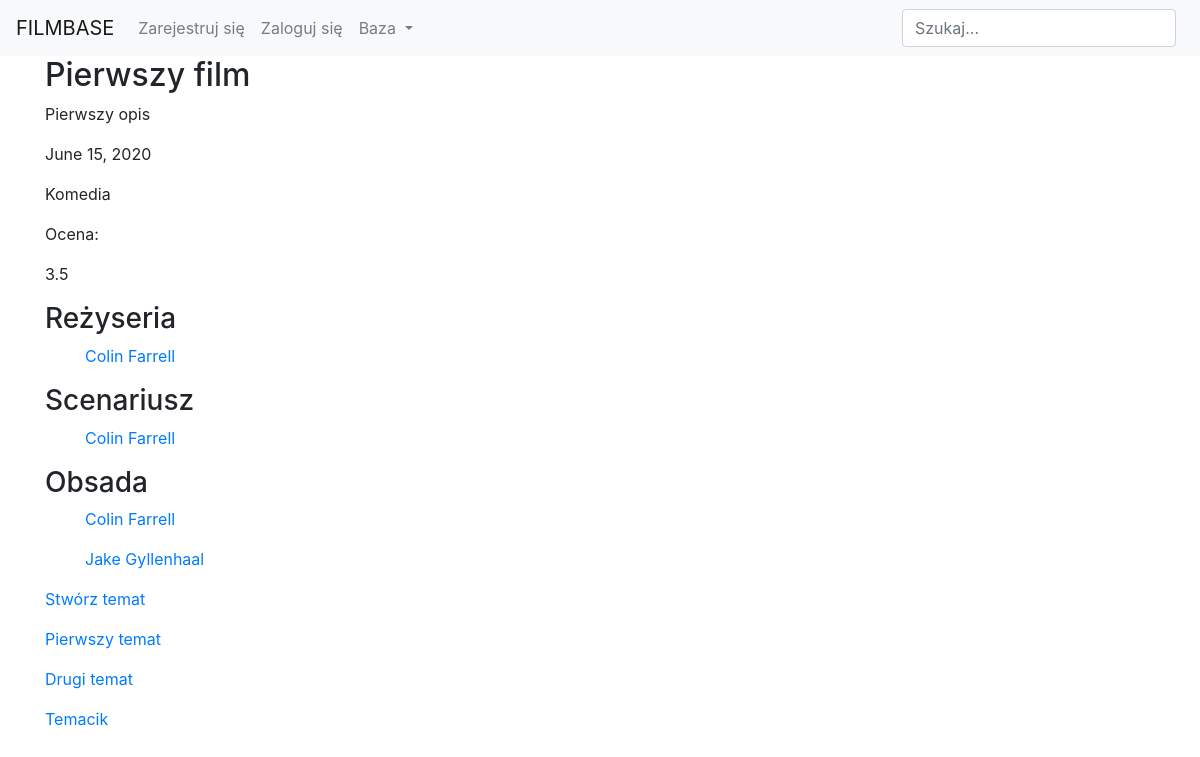
Page /base/movie/pierwszy-film/ on the committed database.
### main/models.py (models this page shows, shortened)
class Movie(models.Model):
    title = models.CharField(null=False, blank=False, max_length=100, verbose_name='Tytuł')
    description = models.CharField(null=False, blank=False, max_length=400, verbose_name='Opis')
    date_of_realease = models.DateField(null=False, blank=False, verbose_name='Data premiery')
    kind = models.CharField(null=False, blank=False, max_length=100, verbose_name='Gatunek')
    actors = models.ManyToManyField(Person, related_name='Starred_in')
    directors = models.ManyToManyField(Person, related_name='Directed')
    scenarists = models.ManyToManyField(Person, related_name='Wrote_the_script')
    slug = models.SlugField(null=True, blank=True)
    is_accepted = models.BooleanField(default=False)
    def get_average(self):
        rates = self.rate_set.all().values_list('choice', flat=True)
        if rates:
            average = (sum(rates))/len(rates)
            return average
        return "Brak oceny"

class Person(models.Model):
    full_name = models.CharField(null=False, blank=False, max_length=100)
    date_of_birth = models.DateField(null=False, blank=False)
    slug = models.SlugField(null=True, blank=True)
    avatar = models.ImageField(default='default.jpg', null=True, blank=True)
    is_accepted = models.BooleanField(default=False)
    def __str__(self):
        return f"{self.full_name}"

### comments/models.py (models this page shows, shortened)
class Topic(models.Model):
    title = models.CharField(verbose_name='Tytuł', null=False, blank=False, max_length=250)
    content = models.TextField(verbose_name='Treść', null=False, blank=False, max_length=500)
    person = models.ForeignKey(Person, on_delete=models.CASCADE, null=True, blank=True)
    movie = models.ForeignKey(Movie, on_delete=models.CASCADE, null=True, blank=True)
    author = models.ForeignKey(User, on_delete=models.CASCADE)
    slug = models.SlugField(unique=True, null=True, blank=True)

### main/views.py (the view, shortened to what this page needs)
# urls.py: path('movie/<slug:slug>/', MovieDetailView.as_view(), name='detail_movie'),
class MovieDetailView(FormMixin, DetailView):
    model = Movie
    template_name = 'main/detail_movie.html'
    context_object_name = 'movie'
    form_class = RateForm
    def get_context_data(self, **kwargs):
        context = super(MovieDetailView, self).get_context_data(**kwargs)
        if self.request.user.is_authenticated and Rate.objects.filter(movie=self.object, sender=self.request.user).exists():
            context['form'] = RateForm(
            initial={
            'movie': self.object,
            'choice': Rate.objects.filter(movie=self.object, sender=self.request.user).first().choice
            })
        return context

### main/forms.py
class RateForm(forms.ModelForm):
    class Meta:
        model = Rate
        fields = ('choice',)

### main/templates/main/detail_movie.html (shortened to what this page needs)
{% extends 'users/base.html' %}
{% block content %}
    <h2>{{ movie.title }}</h2>
    <p>{{ movie.description }}</p>
    <p>{{ movie.date_of_realease }}</p>
    <p>{{ movie.kind }}</p>
    <p>Ocena:<div id="average">{{ movie.get_average }}</div></p>
    <h3>Reżyseria</h3>
    {% for director in movie.directors.all %}
        <a href="{% url 'detail_person' slug=director.slug %}"><ul>{{ director }}</ul></a>
    {% endfor %}
    <h3>Scenariusz</h3>
    {% for scenarist in movie.scenarists.all %}
        <a href="{% url 'detail_person' slug=scenarist.slug %}"><ul>{{ scenarist }}</ul></a>
    {% endfor %}
    <h3>Obsada</h3>
    {% for actor in movie.actors.all %}
        <a href="{% url 'detail_person' slug=actor.slug %}"><ul>{{ actor }}</ul></a>
    {% endfor %}
    <p><a href="{% url 'create_topic' slug=movie.slug %}">Stwórz temat</a></p>
    {% for topic in movie.topic_set.all %}
        <a href="{% url 'detail_topic' slug=movie.slug topic_slug=topic.slug %}">{{ topic.title }}</a><p></p>
    {% endfor %}
{% endblock %}

### rows in the picture
Movie: title "Pierwszy film", description "Pierwszy opis", date_of_realease "June 15, 2020", kind "Komedia", get_average "3.5"
Person: full_name "Colin Farrell"
Person: full_name "Jake Gyllenhaal"
Topic: title "Pierwszy temat"
Topic: title "Drugi temat"
Topic: title "Temacik"
